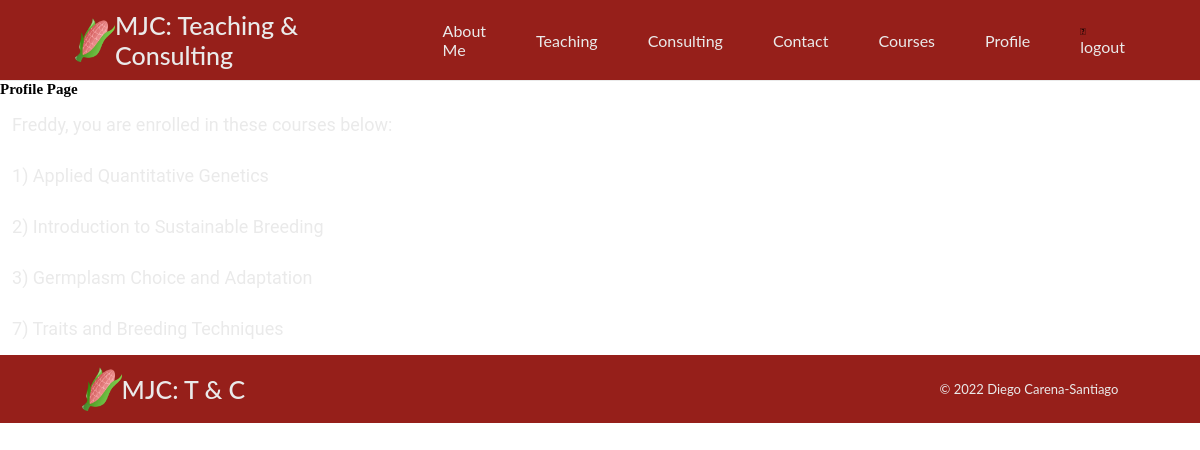
The app's page /profile.php (signed in) with its own data.
### tables this page shows
CREATE TABLE `courses` (
  `id` int(11) NOT NULL,
  `title` varchar(100) DEFAULT NULL,
  `objectives` text DEFAULT NULL,
  `description` text DEFAULT NULL,
  `img` varchar(20) DEFAULT NULL,
  `prereq` text DEFAULT NULL,
  `pricing` varchar(100) DEFAULT NULL
);

### profile.php (the view, shortened to what this page needs)
<html lang="en">
<?php
include 'setup.php';
$name = $_SESSION['name'];
?>
    <head>
        <link rel="stylesheet" href="css/style.css" />
        <link href="login/style.css" rel="stylesheet" type="text/css">
		<link rel="stylesheet" href="https://use.fontawesome.com/releases/v5.7.1/css/all.css">
    </head>
    <body>
        <?php include 'components/header.php'; ?>
            <div class="content">
			<h2>Profile Page</h2>
			<div>
				<table>
    <?php if ($name == "admin") { ?>
        <tr>
            <td class="col span_3_of_3">
                <b>Hello Marcelo, here is a list of courses, and users registered to those courses:</b>
            </td>
        </tr>
        <?php
        $sql = "Select * from courses";
        $result = $conn->query($sql);
        if ($result->num_rows > 0) {
            while ($row = $result->fetch_assoc()) {
                $courseid = $row["id"];
                $title = $row["title"];
                $description = $row["description"];
                $img = $row["img"];
                ?>
                    <tr>
						<td class="col span_3_of_3">
                            <b>Course <?php print $courseid; ?>: <?php print $title; ?></b></td>
                    </tr>
 <?php
 $sql = "SELECT accounts.username, accounts.email
	FROM accounts JOIN enrollments ON accounts.id = enrollments.account_id WHERE course_id = '$courseid'";
 $result2 = $conn->query($sql);
 if ($result2->num_rows > 0) {
     while ($row2 = $result2->fetch_assoc()) {
         $name = $row2["username"];
         $email = $row2["email"];
         ?>
                    <tr>
						<td class="col span_3_of_3">
                            <?php print $name; ?> <b> | </b>
                            <b>Email: </b> <?php print $email; ?>
                        </td>
                    </tr>
 <?php
     }
 }
            }
        }
        } else { ?>
                    <tr>
                        <td class="col span_3_of_3">
                            <?php print $name; ?>, you are enrolled in these courses below:
                        </td>
					</tr>
                <?php
                $account_id = $_SESSION['id'];
                $sql = "SELECT courses.title, courses.id
FROM courses JOIN enrollments ON courses.id = enrollments.course_id
 where enrollments.account_id = '$account_id'";
                $result = $conn->query($sql);
                if ($result->num_rows >= 0) {
                    while ($row = $result->fetch_assoc()) {
                        $course_id = $row["id"];
                        $title = $row["title"];
                        ?>
                    <tr>
						<td class="col span_3_of_3">
                            <?php print $course_id; ?>)
                            <?php print $title; ?>
                        </td>
					</tr>
 <?php
                    }
                }
                } ?>
				</table>
			</div>
		</div>
            <footer>
                <?php include 'components/footer.php'; ?>
            </footer>
    </body>
</html>

### css/style.css (style rules this page uses)
:root { --dl-color-paleyellow: #fffef3ff; --dl-color-red: #961f1aff; --dl-color-grey: #cbcbcbff; --dl-color-black: #1a1a1aff; --dl-color-green: #7c7d5bff; --dl-color-white: #eaeaeaff; }
* { margin: 0; padding: 0; box-sizing: border-box; }
.col { display: block; float: left; margin: 1% 0 1% 1.2%; }
.col:first-child { margin-left: 0; }
.span_3_of_3 { width: 100%; font-size: 1.8rem; font-family: "Roboto", sans-serif; color: var(--dl-color-white); padding: 1rem; }
body { width: 100%; height: 100%; }
html { font-size: 62.5%; }
footer { font-family: "Lato", sans-serif; width: 100%; justify-content: space-between; background-color: var(--dl-color-red); padding-top: 0.5%; padding-bottom: 0.5%; clear: both; bottom: 0; }

### records on screen
courses: id "1", title "Applied Quantitative Genetics"
courses: id "2", title "Introduction to Sustainable Breeding"
courses: id "3", title "Germplasm Choice and Adaptation"
courses: id "7", title "Traits and Breeding Techniques"

### other values on screen
$name "Freddy"
